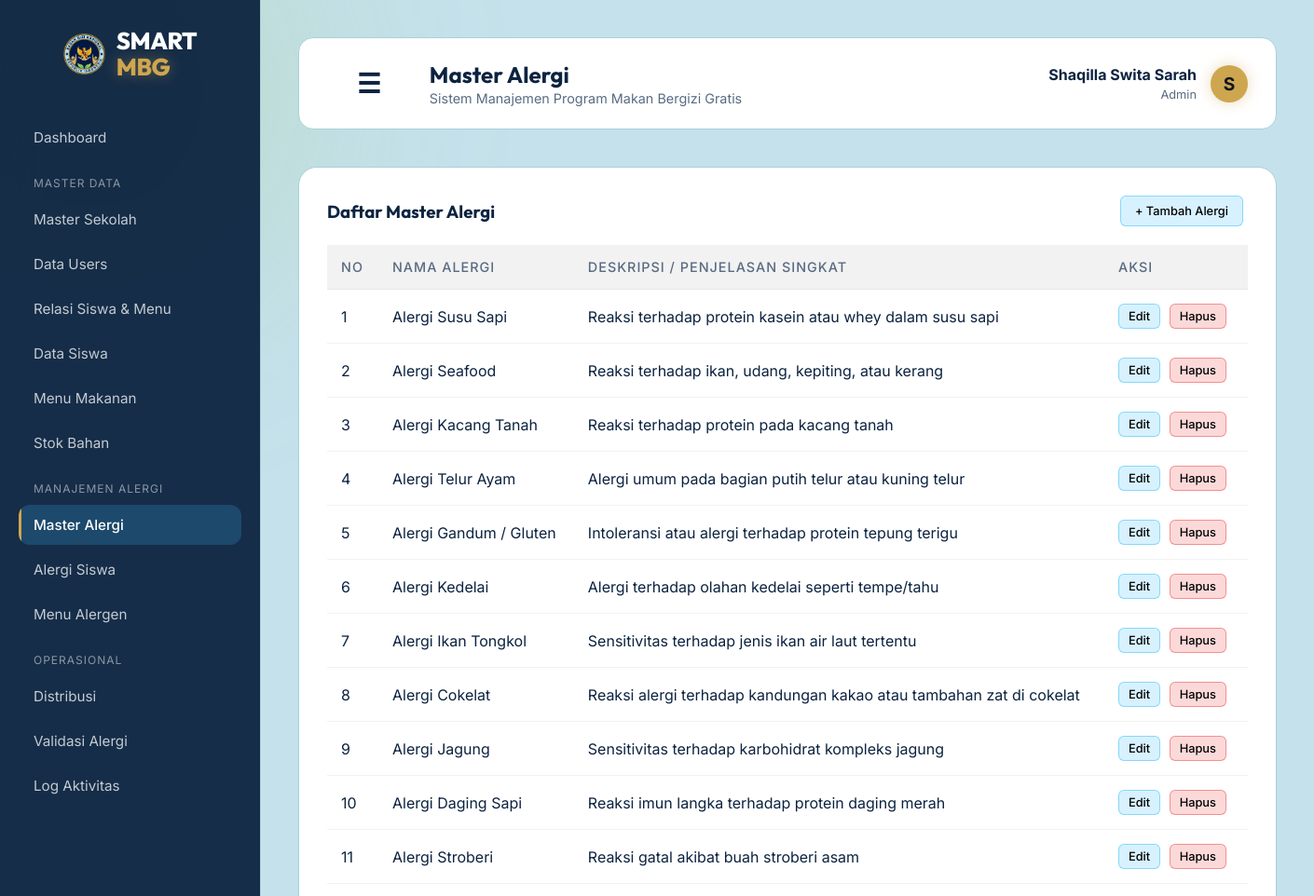
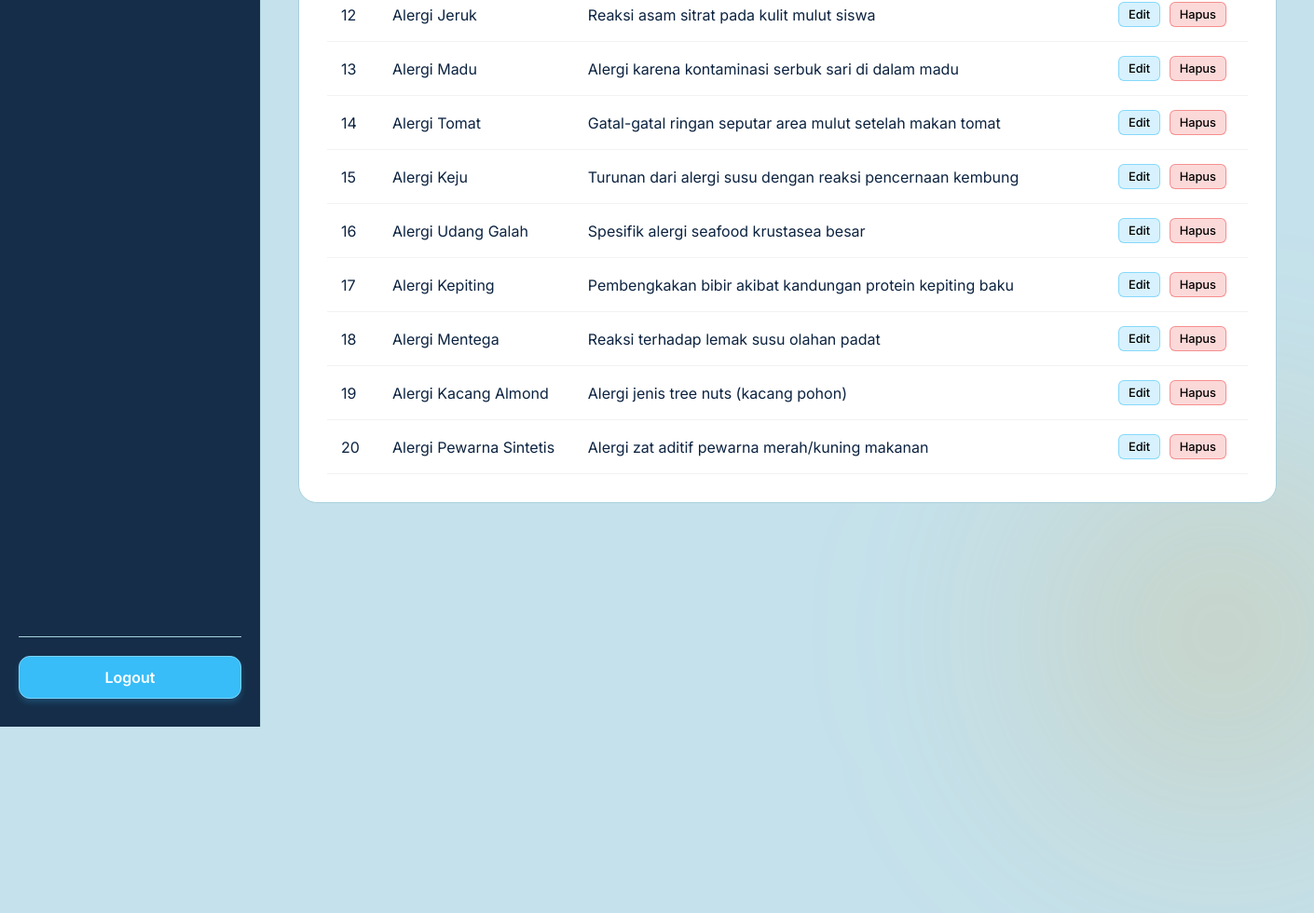
/public/alergi (signed in), run on the app's committed database (2 pictures, top to bottom).
### tables this page shows
CREATE TABLE `master_alergi` (
  `id_alergi` int(11) NOT NULL,
  `nama_alergi` varchar(100) NOT NULL,
  `deskripsi` text
);

### app/core/Controller.php (called while the page is built, shortened)
<?php
class Controller {
    public function view($view, $data = []) {
        require_once '../app/views/' . $view . '.php';
    }
    public function model($model) {
        return new $model;
    }
}

### app/controllers/Alergi.php (called while the page is built, shortened)
<?php
class Alergi extends Controller {
    public function index() {
        $data['judul'] = 'Master Alergi';
        $data['alergi'] = $this->model('Alergi_model')->getAllAlergi();
        $this->view('alergi/index', $data);
    }
}

### app/core/App.php (called while the page is built, shortened)
<?php
class App {
    protected $method = 'index';
    protected $params = [];
    public function __construct() {
        $this->controller = new $this->controller;
        call_user_func_array([$this->controller, $this->method], $this->params);
    }
}

### public/index.php (called while the page is built, shortened)
<?php
$app = new App();

### app/core/Database.php (called while the page is built, shortened)
<?php
class Database {
    private $host = DB_HOST;
    private $user = DB_USER;
    private $pass = DB_PASS;
    private $db_name = DB_NAME;
    private $dbh;
    private $stmt;
    public function __construct() {
        $dsn = 'mysql:host=' . $this->host . ';dbname=' . $this->db_name;
        $option = [
            PDO::ATTR_PERSISTENT => true,
            PDO::ATTR_ERRMODE => PDO::ERRMODE_EXCEPTION
        ];
        try {
            $this->dbh = new PDO($dsn, $this->user, $this->pass, $option);
        } catch(PDOException $e) {
            die($e->getMessage());
        }
    }
    public function query($query) {
        $this->stmt = $this->dbh->prepare($query);
    }
    public function execute() {
        $this->stmt->execute();
    }
    public function resultSet() {
        $this->execute();
        return $this->stmt->fetchAll(PDO::FETCH_ASSOC);
    }
}

### app/models/Alergi_model.php (called while the page is built, shortened)
<?php
class Alergi_model {
    private $table = 'master_alergi';
    private $db;
    public function __construct() {
        $this->db = new Database;
    }
    public function getAllAlergi() {
        $this->db->query('SELECT * FROM ' . $this->table);
        return $this->db->resultSet();
    }
}

### app/views/alergi/index.php (the view, shortened to what this page needs)
<div class="glass-panel-widget" style="width: 100%;">
    <div style="display:flex; justify-content: space-between; align-items:center;">
        <h3 style="color:var(--text-primary); font-family: 'Outfit';">Daftar Master Alergi</h3>
        <a href="#" onclick="document.getElementById('modalTambah').style.display='flex'; return false;" class="btn-sm btn-sm-edit" style="padding: 8px 15px;">+ Tambah Alergi</a>
    </div>
    <div class="table-responsive">
        <table>
            <thead>
                <tr>
                    <th>No</th>
                    <th>Nama Alergi</th>
                    <th>Deskripsi / Penjelasan Singkat</th>
                    <th>Aksi</th>
                </tr>
            </thead>
            <tbody>
                <?php $i=1; foreach($data['alergi'] as $m) : ?>
                <tr>
                    <td><?= $i++; ?></td>
                    <td><?= $m['nama_alergi']; ?></td>
                    <td><?= $m['deskripsi']; ?></td>
                    <td>
                        <a href="#" onclick="openUpdateModal('<?= $m['id_alergi']; ?>', '<?= htmlspecialchars($m['nama_alergi'], ENT_QUOTES); ?>', '<?= htmlspecialchars($m['deskripsi'], ENT_QUOTES); ?>'); return false;" class="btn-sm btn-sm-edit">Edit</a>
                        <a href="<?= BASEURL; ?>/alergi/hapus/<?= $m['id_alergi']; ?>" onclick="return confirm('Apakah Anda yakin ingin menghapus alergi ini?');" class="btn-sm btn-sm-delete">Hapus</a>
                    </td>
                </tr>
                <?php endforeach; ?>
            </tbody>
        </table>
    </div>
</div>

### public/css/style.css (style rules this page uses)
:root { --bg-color: #c5e1eb; --text-primary: #0c2340; --text-secondary: #5a6b82; --accent-color: #cea64f; --accent-glow: rgba(206, 166, 79, 0.4); --glass-bg: #ffffff; --glass-border: #a8d0db; --mbg-green: #97c55c; --mbg-navy: #0c2340; }
* { margin: 0; padding: 0; box-sizing: border-box; }
body { font-family: 'Inter', sans-serif; background-color: var(--bg-color); color: var(--text-primary); min-height: 100vh; display: flex; justify-content: center; align-items: center; overflow: hidden; position: relative; }

### data on the page
master_alergi: nama_alergi "Alergi Susu Sapi", deskripsi "Reaksi terhadap protein kasein atau whey dalam susu sapi"
master_alergi: nama_alergi "Alergi Seafood", deskripsi "Reaksi terhadap ikan, udang, kepiting, atau kerang"
master_alergi: nama_alergi "Alergi Kacang Tanah", deskripsi "Reaksi terhadap protein pada kacang tanah"
master_alergi: nama_alergi "Alergi Telur Ayam", deskripsi "Alergi umum pada bagian putih telur atau kuning telur"
master_alergi: nama_alergi "Alergi Gandum / Gluten", deskripsi "Intoleransi atau alergi terhadap protein tepung terigu"
master_alergi: nama_alergi "Alergi Kedelai", deskripsi "Alergi terhadap olahan kedelai seperti tempe/tahu"
master_alergi: nama_alergi "Alergi Ikan Tongkol", deskripsi "Sensitivitas terhadap jenis ikan air laut tertentu"
master_alergi: nama_alergi "Alergi Cokelat", deskripsi "Reaksi alergi terhadap kandungan kakao atau tambahan zat di cokelat"
master_alergi: nama_alergi "Alergi Jagung", deskripsi "Sensitivitas terhadap karbohidrat kompleks jagung"
master_alergi: nama_alergi "Alergi Daging Sapi", deskripsi "Reaksi imun langka terhadap protein daging merah"
master_alergi: nama_alergi "Alergi Stroberi", deskripsi "Reaksi gatal akibat buah stroberi asam"
master_alergi: nama_alergi "Alergi Jeruk", deskripsi "Reaksi asam sitrat pada kulit mulut siswa"
master_alergi: nama_alergi "Alergi Madu", deskripsi "Alergi karena kontaminasi serbuk sari di dalam madu"
master_alergi: nama_alergi "Alergi Tomat", deskripsi "Gatal-gatal ringan seputar area mulut setelah makan tomat"
master_alergi: nama_alergi "Alergi Keju", deskripsi "Turunan dari alergi susu dengan reaksi pencernaan kembung"
master_alergi: nama_alergi "Alergi Udang Galah", deskripsi "Spesifik alergi seafood krustasea besar"
master_alergi: nama_alergi "Alergi Kepiting", deskripsi "Pembengkakan bibir akibat kandungan protein kepiting baku"
master_alergi: nama_alergi "Alergi Mentega", deskripsi "Reaksi terhadap lemak susu olahan padat"
master_alergi: nama_alergi "Alergi Kacang Almond", deskripsi "Alergi jenis tree nuts (kacang pohon)"
master_alergi: nama_alergi "Alergi Pewarna Sintetis", deskripsi "Alergi zat aditif pewarna merah/kuning makanan"

### other printed values
$data['judul'] "Master Alergi"
$_SESSION['nama'] "Shaqilla Swita Sarah"
str_replace('_', ' ', $_SESSION['role']) "Admin"
substr($_SESSION['nama'], 0, 1) "S"
